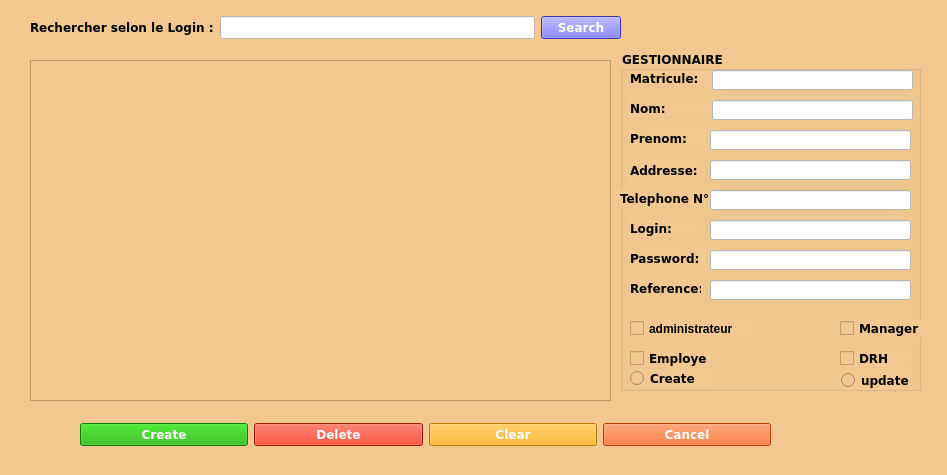
<?xml version="1.0" encoding="UTF-8"?>
<ui version="4.0">
 <class>Administrateur</class>
 <widget class="QMainWindow" name="Administrateur">
  <property name="geometry">
   <rect>
    <x>0</x>
    <y>0</y>
    <width>947</width>
    <height>475</height>
   </rect>
  </property>
  <property name="sizePolicy">
   <sizepolicy hsizetype="Fixed" vsizetype="Fixed">
    <horstretch>0</horstretch>
    <verstretch>0</verstretch>
   </sizepolicy>
  </property>
  <property name="windowTitle">
   <string>ADMINISTRATEUR</string>
  </property>
  <property name="styleSheet">
   <string notr="true">background-color: rgb(242, 200, 144);</string>
  </property>
  <widget class="QWidget" name="centralwidget">
   <widget class="QTableView" name="tableView">
    <property name="enabled">
     <bool>true</bool>
    </property>
    <property name="geometry">
     <rect>
      <x>30</x>
      <y>60</y>
      <width>581</width>
      <height>341</height>
     </rect>
    </property>
    <property name="sizePolicy">
     <sizepolicy hsizetype="Fixed" vsizetype="Fixed">
      <horstretch>0</horstretch>
      <verstretch>0</verstretch>
     </sizepolicy>
    </property>
    <property name="font">
     <font>
      <family>Verdana</family>
      <weight>50</weight>
      <italic>true</italic>
      <bold>false</bold>
     </font>
    </property>
   </widget>
   <widget class="QGroupBox" name="groupBox">
    <property name="geometry">
     <rect>
      <x>620</x>
      <y>50</y>
      <width>301</width>
      <height>341</height>
     </rect>
    </property>
    <property name="font">
     <font>
      <family>Verdana</family>
      <weight>75</weight>
      <bold>true</bold>
     </font>
    </property>
    <property name="title">
     <string>GESTIONNAIRE</string>
    </property>
    <widget class="QLabel" name="label">
     <property name="geometry">
      <rect>
       <x>10</x>
       <y>20</y>
       <width>91</width>
       <height>16</height>
      </rect>
     </property>
     <property name="font">
      <font>
       <family>Verdana</family>
       <weight>75</weight>
       <bold>true</bold>
      </font>
     </property>
     <property name="text">
      <string>Matricule:</string>
     </property>
    </widget>
    <widget class="QLineEdit" name="lineEditMatricule">
     <property name="geometry">
      <rect>
       <x>92</x>
       <y>20</y>
       <width>201</width>
       <height>20</height>
      </rect>
     </property>
     <property name="font">
      <font>
       <family>Verdana</family>
       <weight>75</weight>
       <bold>true</bold>
      </font>
     </property>
     <property name="styleSheet">
      <string notr="true">background-color: rgb(255, 255, 255);</string>
     </property>
    </widget>
    <widget class="QLabel" name="label_2">
     <property name="geometry">
      <rect>
       <x>10</x>
       <y>50</y>
       <width>81</width>
       <height>16</height>
      </rect>
     </property>
     <property name="font">
      <font>
       <family>Verdana</family>
       <weight>75</weight>
       <bold>true</bold>
      </font>
     </property>
     <property name="text">
      <string>Nom:</string>
     </property>
    </widget>
    <widget class="QLineEdit" name="lineEditNom">
     <property name="geometry">
      <rect>
       <x>92</x>
       <y>50</y>
       <width>201</width>
       <height>20</height>
      </rect>
     </property>
     <property name="font">
      <font>
       <family>Verdana</family>
       <weight>75</weight>
       <bold>true</bold>
      </font>
     </property>
     <property name="styleSheet">
      <string notr="true">background-color: rgb(255, 255, 255);</string>
     </property>
    </widget>
    <widget class="QLabel" name="label_3">
     <property name="geometry">
      <rect>
       <x>10</x>
       <y>80</y>
       <width>91</width>
       <height>16</height>
      </rect>
     </property>
     <property name="font">
      <font>
       <family>Verdana</family>
       <weight>75</weight>
       <bold>true</bold>
      </font>
     </property>
     <property name="text">
      <string>Prenom:</string>
     </property>
    </widget>
    <widget class="QLineEdit" name="lineEditPrenom">
     <property name="geometry">
      <rect>
       <x>90</x>
       <y>80</y>
       <width>201</width>
       <height>20</height>
      </rect>
     </property>
     <property name="font">
      <font>
       <family>Verdana</family>
       <weight>75</weight>
       <bold>true</bold>
      </font>
     </property>
     <property name="styleSheet">
      <string notr="true">background-color: rgb(255, 255, 255);</string>
     </property>
    </widget>
    <widget class="QLabel" name="label_4">
     <property name="geometry">
      <rect>
       <x>10</x>
       <y>110</y>
       <width>71</width>
       <height>20</height>
      </rect>
     </property>
     <property name="font">
      <font>
       <family>Verdana</family>
       <weight>75</weight>
       <bold>true</bold>
      </font>
     </property>
     <property name="text">
      <string>Addresse:</string>
     </property>
    </widget>
    <widget class="QLineEdit" name="lineEditAddresse">
     <property name="geometry">
      <rect>
       <x>90</x>
       <y>110</y>
       <width>201</width>
       <height>20</height>
      </rect>
     </property>
     <property name="font">
      <font>
       <family>Verdana</family>
       <weight>75</weight>
       <bold>true</bold>
      </font>
     </property>
     <property name="styleSheet">
      <string notr="true">background-color: rgb(255, 255, 255);</string>
     </property>
    </widget>
    <widget class="QLabel" name="label_5">
     <property name="geometry">
      <rect>
       <x>0</x>
       <y>140</y>
       <width>91</width>
       <height>16</height>
      </rect>
     </property>
     <property name="font">
      <font>
       <family>Verdana</family>
       <weight>75</weight>
       <bold>true</bold>
      </font>
     </property>
     <property name="text">
      <string>Telephone N° :</string>
     </property>
    </widget>
    <widget class="QLineEdit" name="lineEditNTelephone">
     <property name="geometry">
      <rect>
       <x>90</x>
       <y>140</y>
       <width>201</width>
       <height>20</height>
      </rect>
     </property>
     <property name="font">
      <font>
       <family>Verdana</family>
       <weight>75</weight>
       <bold>true</bold>
      </font>
     </property>
     <property name="styleSheet">
      <string notr="true">background-color: rgb(255, 255, 255);</string>
     </property>
    </widget>
    <widget class="QLabel" name="label_6">
     <property name="geometry">
      <rect>
       <x>10</x>
       <y>170</y>
       <width>71</width>
       <height>16</height>
      </rect>
     </property>
     <property name="font">
      <font>
       <family>Verdana</family>
       <weight>75</weight>
       <bold>true</bold>
      </font>
     </property>
     <property name="text">
      <string>Login:</string>
     </property>
    </widget>
    <widget class="QLineEdit" name="lineEditLogin">
     <property name="geometry">
      <rect>
       <x>90</x>
       <y>170</y>
       <width>201</width>
       <height>20</height>
      </rect>
     </property>
     <property name="font">
      <font>
       <family>Verdana</family>
       <weight>75</weight>
       <bold>true</bold>
      </font>
     </property>
     <property name="styleSheet">
      <string notr="true">background-color: rgb(255, 255, 255);</string>
     </property>
    </widget>
    <widget class="QLabel" name="label_7">
     <property name="geometry">
      <rect>
       <x>10</x>
       <y>200</y>
       <width>81</width>
       <height>16</height>
      </rect>
     </property>
     <property name="font">
      <font>
       <family>Verdana</family>
       <weight>75</weight>
       <bold>true</bold>
      </font>
     </property>
     <property name="text">
      <string>Password:</string>
     </property>
    </widget>
    <widget class="QLineEdit" name="lineEditPassword">
     <property name="geometry">
      <rect>
       <x>90</x>
       <y>200</y>
       <width>201</width>
       <height>20</height>
      </rect>
     </property>
     <property name="font">
      <font>
       <family>Verdana</family>
       <weight>75</weight>
       <bold>true</bold>
      </font>
     </property>
     <property name="styleSheet">
      <string notr="true">background-color: rgb(255, 255, 255);</string>
     </property>
    </widget>
    <widget class="QCheckBox" name="checkBoxAdministrateur">
     <property name="geometry">
      <rect>
       <x>10</x>
       <y>270</y>
       <width>121</width>
       <height>17</height>
      </rect>
     </property>
     <property name="font">
      <font>
       <weight>75</weight>
       <bold>true</bold>
      </font>
     </property>
     <property name="text">
      <string>administrateur</string>
     </property>
    </widget>
    <widget class="QCheckBox" name="checkBoxManager">
     <property name="geometry">
      <rect>
       <x>220</x>
       <y>270</y>
       <width>81</width>
       <height>17</height>
      </rect>
     </property>
     <property name="font">
      <font>
       <family>Verdana</family>
       <weight>75</weight>
       <bold>true</bold>
      </font>
     </property>
     <property name="text">
      <string>Manager</string>
     </property>
    </widget>
    <widget class="QCheckBox" name="checkBoxEmploye">
     <property name="geometry">
      <rect>
       <x>10</x>
       <y>300</y>
       <width>81</width>
       <height>17</height>
      </rect>
     </property>
     <property name="font">
      <font>
       <family>Verdana</family>
       <weight>75</weight>
       <bold>true</bold>
      </font>
     </property>
     <property name="text">
      <string>Employe</string>
     </property>
    </widget>
    <widget class="QCheckBox" name="checkBoxDRH">
     <property name="geometry">
      <rect>
       <x>220</x>
       <y>300</y>
       <width>70</width>
       <height>17</height>
      </rect>
     </property>
     <property name="font">
      <font>
       <family>Verdana</family>
       <weight>75</weight>
       <bold>true</bold>
      </font>
     </property>
     <property name="text">
      <string>DRH</string>
     </property>
    </widget>
    <widget class="QRadioButton" name="radioButtonCreate">
     <property name="geometry">
      <rect>
       <x>10</x>
       <y>320</y>
       <width>82</width>
       <height>17</height>
      </rect>
     </property>
     <property name="font">
      <font>
       <family>Verdana</family>
       <weight>75</weight>
       <bold>true</bold>
      </font>
     </property>
     <property name="text">
      <string>Create</string>
     </property>
    </widget>
    <widget class="QRadioButton" name="radioButtonUpdate">
     <property name="geometry">
      <rect>
       <x>221</x>
       <y>320</y>
       <width>71</width>
       <height>20</height>
      </rect>
     </property>
     <property name="font">
      <font>
       <family>Verdana</family>
       <weight>75</weight>
       <bold>true</bold>
      </font>
     </property>
     <property name="text">
      <string>update</string>
     </property>
    </widget>
    <widget class="QLabel" name="label_9">
     <property name="geometry">
      <rect>
       <x>10</x>
       <y>230</y>
       <width>71</width>
       <height>16</height>
      </rect>
     </property>
     <property name="font">
      <font>
       <family>Verdana</family>
       <weight>75</weight>
       <bold>true</bold>
      </font>
     </property>
     <property name="text">
      <string>Reference:</string>
     </property>
    </widget>
    <widget class="QLineEdit" name="lineEditReference">
     <property name="enabled">
      <bool>true</bool>
     </property>
     <property name="geometry">
      <rect>
       <x>90</x>
       <y>230</y>
       <width>201</width>
       <height>20</height>
      </rect>
     </property>
     <property name="font">
      <font>
       <family>Verdana</family>
       <weight>75</weight>
       <bold>true</bold>
      </font>
     </property>
     <property name="styleSheet">
      <string notr="true">background-color: rgb(255, 255, 255);</string>
     </property>
    </widget>
   </widget>
   <widget class="QWidget" name="gridLayoutWidget">
    <property name="geometry">
     <rect>
      <x>80</x>
      <y>410</y>
      <width>691</width>
      <height>50</height>
     </rect>
    </property>
    <layout class="QGridLayout" name="gridLayout">
     <item row="0" column="3">
      <widget class="QPushButton" name="pushButtonClear">
       <property name="font">
        <font>
         <family>Verdana</family>
         <weight>75</weight>
         <bold>true</bold>
        </font>
       </property>
       <property name="styleSheet">
        <string notr="true">background-color: rgb(255, 170, 0);
color: rgb(255, 255, 255);</string>
       </property>
       <property name="text">
        <string>Clear</string>
       </property>
       <property name="icon">
        <iconset resource="MesRessources.qrc">
         <normaloff>:/Images/clear.png</normaloff>:/Images/clear.png</iconset>
       </property>
       <property name="iconSize">
        <size>
         <width>20</width>
         <height>20</height>
        </size>
       </property>
      </widget>
     </item>
     <item row="0" column="0">
      <widget class="QPushButton" name="pushButtonCreate">
       <property name="font">
        <font>
         <family>Verdana</family>
         <weight>75</weight>
         <bold>true</bold>
        </font>
       </property>
       <property name="styleSheet">
        <string notr="true">background-color: rgb(23, 175, 0);
color: rgb(255, 255, 255);</string>
       </property>
       <property name="text">
        <string>Create</string>
       </property>
       <property name="icon">
        <iconset resource="MesRessources.qrc">
         <normaloff>:/Images/valide.png</normaloff>:/Images/valide.png</iconset>
       </property>
       <property name="iconSize">
        <size>
         <width>20</width>
         <height>20</height>
        </size>
       </property>
      </widget>
     </item>
     <item row="0" column="1">
      <widget class="QPushButton" name="pushButtonDelete">
       <property name="font">
        <font>
         <family>Verdana</family>
         <weight>75</weight>
         <bold>true</bold>
        </font>
       </property>
       <property name="styleSheet">
        <string notr="true">background-color: rgb(223, 35, 10);
color: rgb(255, 255, 255);</string>
       </property>
       <property name="text">
        <string>Delete</string>
       </property>
       <property name="icon">
        <iconset resource="MesRessources.qrc">
         <normaloff>:/Images/delete.png</normaloff>:/Images/delete.png</iconset>
       </property>
       <property name="iconSize">
        <size>
         <width>20</width>
         <height>20</height>
        </size>
       </property>
      </widget>
     </item>
     <item row="0" column="4">
      <widget class="QPushButton" name="pushButtonCancel">
       <property name="font">
        <font>
         <family>Verdana</family>
         <weight>75</weight>
         <bold>true</bold>
        </font>
       </property>
       <property name="styleSheet">
        <string notr="true">background-color: rgb(255, 85, 0);
color: rgb(255, 255, 255);
</string>
       </property>
       <property name="text">
        <string>Cancel</string>
       </property>
       <property name="icon">
        <iconset resource="MesRessources.qrc">
         <normaloff>:/Images/cancel.png</normaloff>:/Images/cancel.png</iconset>
       </property>
       <property name="iconSize">
        <size>
         <width>20</width>
         <height>20</height>
        </size>
       </property>
      </widget>
     </item>
    </layout>
   </widget>
   <widget class="QWidget" name="gridLayoutWidget_2">
    <property name="geometry">
     <rect>
      <x>30</x>
      <y>10</y>
      <width>591</width>
      <height>35</height>
     </rect>
    </property>
    <layout class="QGridLayout" name="gridLayout_2">
     <item row="0" column="0">
      <widget class="QLabel" name="label_8">
       <property name="font">
        <font>
         <family>Verdana</family>
         <weight>75</weight>
         <bold>true</bold>
        </font>
       </property>
       <property name="text">
        <string>Rechercher selon le Login :</string>
       </property>
      </widget>
     </item>
     <item row="0" column="1">
      <widget class="QLineEdit" name="lineEditSearch">
       <property name="font">
        <font>
         <family>Verdana</family>
         <weight>75</weight>
         <bold>true</bold>
        </font>
       </property>
       <property name="styleSheet">
        <string notr="true">background-color: rgb(255, 255, 255);</string>
       </property>
      </widget>
     </item>
     <item row="0" column="2">
      <widget class="QPushButton" name="pushButtonSearch">
       <property name="font">
        <font>
         <family>Verdana</family>
         <weight>75</weight>
         <bold>true</bold>
        </font>
       </property>
       <property name="styleSheet">
        <string notr="true">background-color: rgb(85, 73, 255);
color: rgb(255, 255, 255);</string>
       </property>
       <property name="text">
        <string>Search</string>
       </property>
       <property name="icon">
        <iconset resource="MesRessources.qrc">
         <normaloff>:/Images/search.png</normaloff>:/Images/search.png</iconset>
       </property>
       <property name="iconSize">
        <size>
         <width>21</width>
         <height>21</height>
        </size>
       </property>
      </widget>
     </item>
    </layout>
   </widget>
  </widget>
  <widget class="QMenuBar" name="menubar">
   <property name="geometry">
    <rect>
     <x>0</x>
     <y>0</y>
     <width>947</width>
     <height>21</height>
    </rect>
   </property>
  </widget>
  <widget class="QStatusBar" name="statusbar"/>
 </widget>
 <resources>
  <include location="MesRessources.qrc"/>
 </resources>
 <connections/>
</ui>
